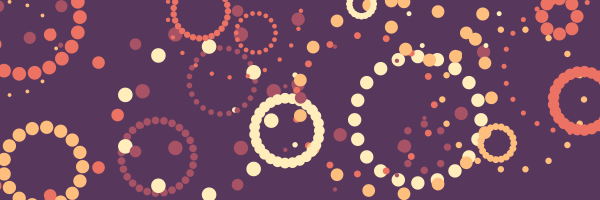
Frame 1 (no input)
Frame 60 (the mouse pressed at the canvas centre just before this capture): identical to frame 1, image omitted
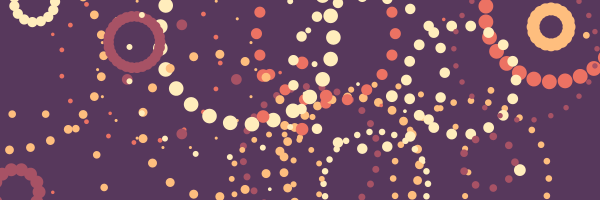
Frame 120 (the mouse held since frame 60 and released just before this capture)

The Processing sketch that drew these frames (run headless with seeded random() and noise(); from frame 60 on, the mouse is pressed at the canvas centre):

// Processing sketch: processing_156428
// ── processing_156428.pde

Circular [] cir;

void setup ()
{
  size (600, 200);
  smooth();

  cir = new Circular [30];

  for (int i = 0; i < cir.length; i++)
  {
    Circular neuerKreis = new Circular (random (width), random (height));
    cir [i] = neuerKreis;
  }
}

void draw ()
{
  background (#57385c);
  for (int i = 0; i < cir.length; i++)
  {
    Circular aktuellerCircle = cir [i];
    aktuellerCircle.update ();
  }
}


void mousePressed ()
{

  for (int i = 0; i < cir.length; i++)
  {
    Circular neuerKreis = new Circular (random (width), random (height));
    cir [i] = neuerKreis;
  }
}
class Circular
{
  float radius;
  int num;

  PVector location;
  color c;
  float ellipseSize;

  Circular () // konstruktor, mind. 1
  {
    radius = random (10, 100);
    num = round (random (3, 30));

    location = new PVector (random (width), random (height));
    ellipseSize = random (3, 15);
    setRandomColor();
  }

  Circular (float x, float y) // konstruktor, mind. 1
  {
    radius = random (10, 100);
    num = round (random (3, 30));

    location = new PVector (x, y);
    ellipseSize = random (3, 15);

    setRandomColor();
  }

  void setRandomColor ()
  {
    int colorDice = (int) random (4);

    if (colorDice == 0) c = #ffedbc;
    else if (colorDice == 1) c = #A75265;
    else if (colorDice == 2) c = #ec7263;
    else c = #febe7e;
  }

  void update ()
  {
    fill (c);
    noStroke();

    for (int i = 0; i < num; i = i + 1 )
    {
      float angle =  map (i, 0, num, 0, TWO_PI);

      float x = location.x + cos (angle) * radius;
      float y = location.y + sin (angle) * radius;

      ellipse (x, y, ellipseSize, ellipseSize);
    }
  }
}
